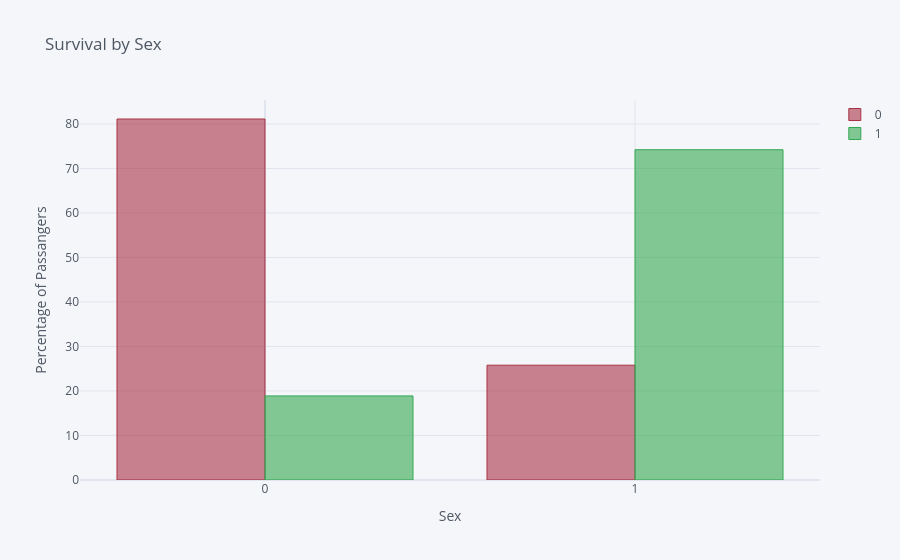

The notebook cell this image was saved under:
### Code cell
hist_by_column_perc("Sex")

### Figure 1 — Plotly figure (JSON) as saved in the notebook; plotly's stock layout.template omitted (floating-point values rounded to 4 significant figures)
{"data": [{"marker": {"color": "rgba(168, 50, 70, 0.6)", "line": {"color": "rgba(168, 50, 70, 1.0)", "width": 1}}, "name": "0", "orientation": "v", "text": "", "type": "bar", "x": [0, 1], "y": [81.11, 25.8]}, {"marker": {"color": "rgba(50, 168, 82, 0.6)", "line": {"color": "rgba(50, 168, 82, 1.0)", "width": 1}}, "name": "1", "orientation": "v", "text": "", "type": "bar", "x": [0, 1], "y": [18.89, 74.2]}], "layout": {"legend": {"bgcolor": "#F5F6F9", "font": {"color": "#4D5663"}}, "paper_bgcolor": "#F5F6F9", "plot_bgcolor": "#F5F6F9", "title": {"font": {"color": "#4D5663"}, "text": "Survival by Sex"}, "xaxis": {"gridcolor": "#E1E5ED", "showgrid": true, "tickfont": {"color": "#4D5663"}, "title": {"font": {"color": "#4D5663"}, "text": "Sex"}, "zerolinecolor": "#E1E5ED"}, "yaxis": {"gridcolor": "#E1E5ED", "showgrid": true, "tickfont": {"color": "#4D5663"}, "title": {"font": {"color": "#4D5663"}, "text": "Percentage of Passangers"}, "zerolinecolor": "#E1E5ED"}}}
